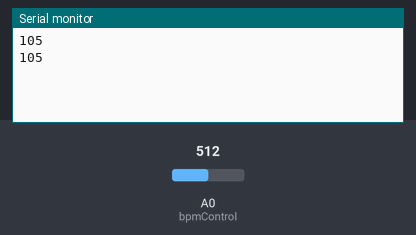
This sketch was run on a simulated Arduino Uno, built with avr-gcc and run on an emulated ATmega328P. On the bench: the last lines printed to the serial monitor. The test bench sets the inputs (shaded band); at power-on: A0 (bpmControl) = 512.

Above: at 1.8 s.
1.9 s: A0 (bpmControl) set to 716
At 2.8 s:
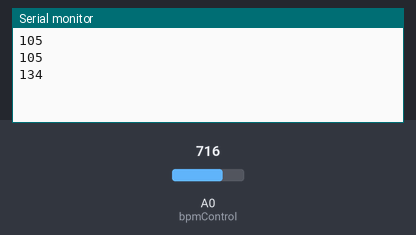
3.4 s: A0 (bpmControl) set to 900
At 4.3 s:
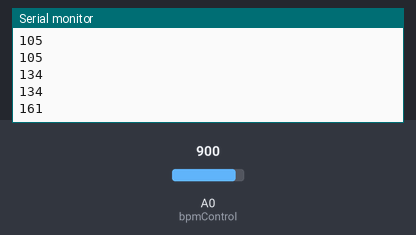
Timing chart, 0 to 6.4 s (numbered marks = the images above; inputs shaded):
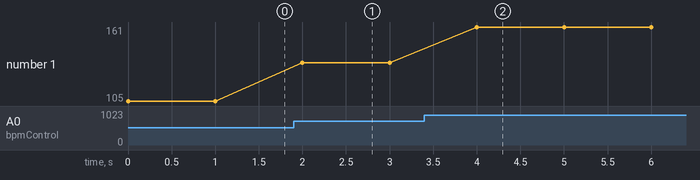

The sketch:

potentiometer.ino
```cpp
int bpmControl = A0;  // 가변저항
int bpm;

void setup() {
  pinMode(bpmControl, INPUT);   // 가변저항 입력
  Serial.begin(9600);
}

void loop() {
  // 가변저항에서 읽은 아날로그 값을 디지털값으로 변경
  bpm = analogRead(bpmControl);
  // bpm을 0~1023으로 구분한 값을 30~180으로 변경
  bpm = map(bpm, 0, 1023, 30, 180);
  Serial.println(bpm);
  delay(1000);
}
```

Measured:
- after the input at 1.9 s, the serial monitor: prints a new line after 0.10 s (image 1)
- after the input at 3.4 s, the serial monitor: prints a new line after 0.60 s (image 2)
- plotted number 1: 105 → 134 after the input at 1.9 s, 134 → 161 after the input at 3.4 s
